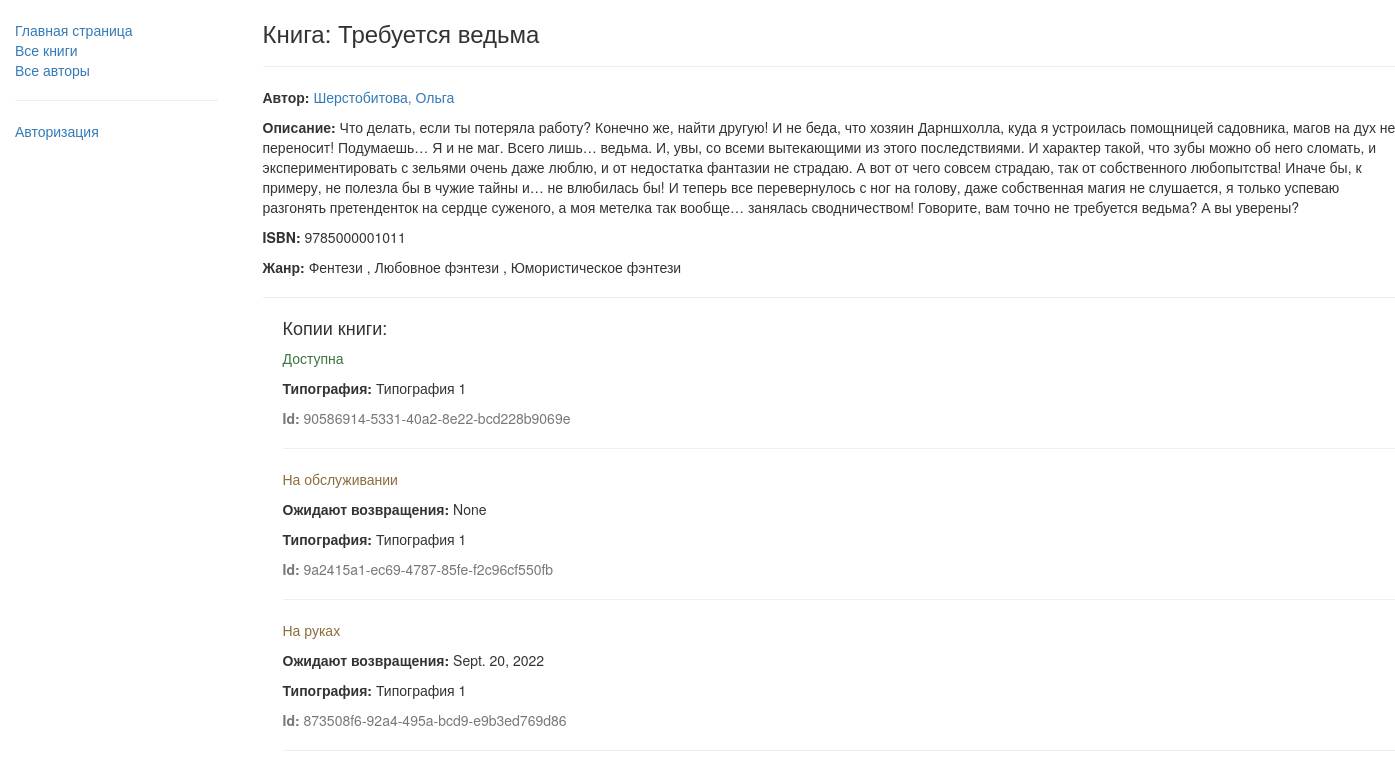
The app's page /catalog/book/1, older data.
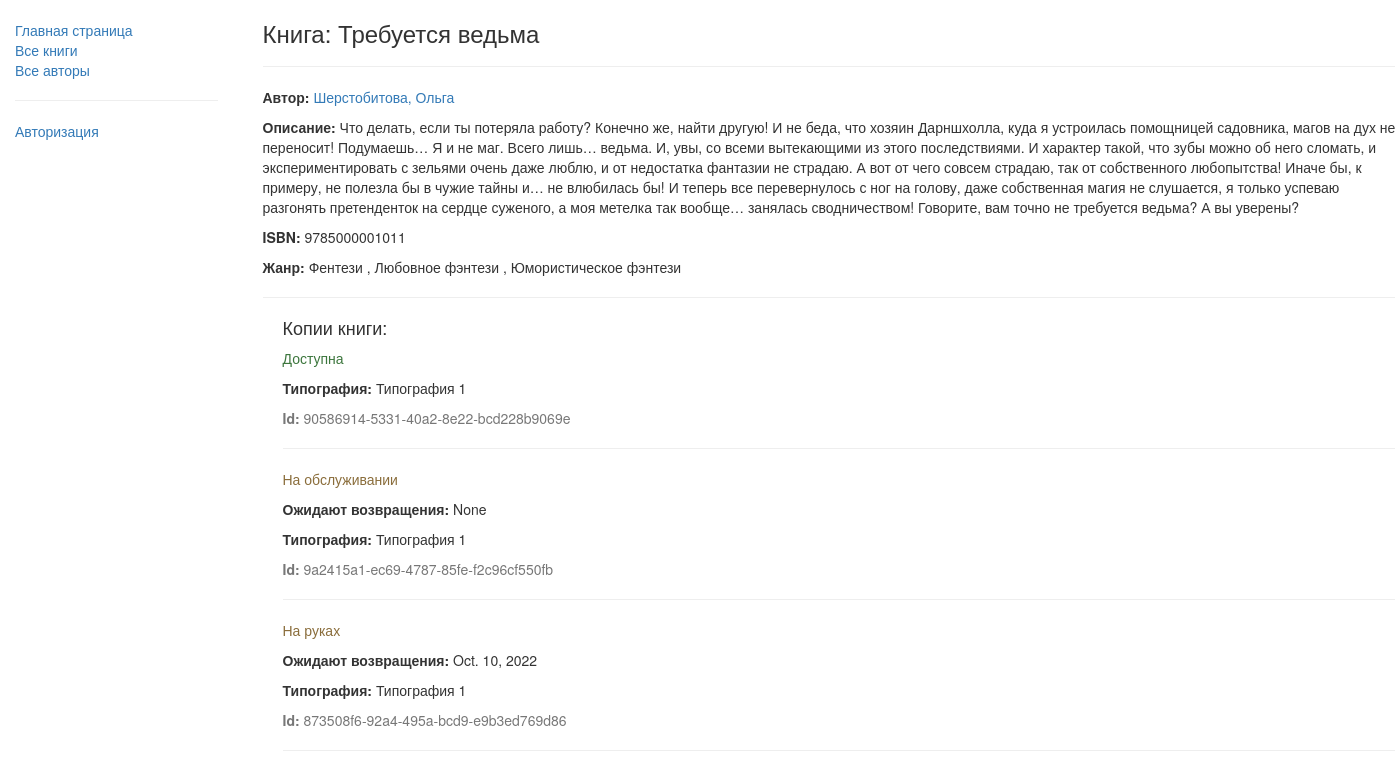
The same page, newer data.
### catalog/models.py (models this page shows, shortened)
class BookInstance(models.Model):
    id = models.UUIDField(primary_key=True,
                        default=uuid.uuid4,
                        help_text='Уникальный номер для данного экземпляра по всей библиотеке')
    book = models.ForeignKey(Book, on_delete=models.SET_NULL, null=True)
    imprint = models.CharField(max_length=200)
    due_back = models.DateField(null=True, blank=True)
    borrower = models.ForeignKey(User, on_delete=models.SET_NULL, null=True, blank=True)
    LOAN_STATUS = (
        ('m', 'На обслуживании'),
        ('o', 'На руках'),
        ('a', 'Доступна'),
        ('r', 'Зарезервирована')
    )
    status = models.CharField(max_length=1,
                            choices=LOAN_STATUS,
                            blank=True,
                            default='m',
                            help_text='Доступность книги')
    class Meta:
        ordering = ['due_back']
        permissions = [('can_mark_returned', 'Set book as returned')]

### catalog/views.py (the view)
# urls.py: re_path(r'^book/(?P<pk>\d+)$', views.BookDetailView.as_view(), name='book-detail'),
class BookDetailView(generic.DetailView):
    model = Book
    template_name = 'book.html'
    context_object_name = 'book'

### catalog/models.py (called while the page is built)
    def __str__(self) -> str:
        return self.name

    def __str__(self) -> str:
        return '{0}, {1}'.format(self.last_name, self.first_name)

### catalog/templates/book.html (shortened to what this page needs)
{% extends 'base.html' %}
{% block content %}
    <div class="container">
        <h3>Книга: {{ book.title }}</h3>
        <hr>
        <p><strong>Автор: </strong><a href="">{{ book.author }}</a></p>
        <p><strong>Описание: </strong>{{ book.summary }}</p>
        <p><strong>ISBN: </strong>{{ book.isbn }}</p>
        <p>
            <strong>Жанр: </strong>
            {% for genre in book.genre.all %}
                {{ genre }}
                {% if not forloop.last %}, {% endif %}
            {% endfor %}
        </p>
        <hr>
        <div style="margin-left:20px;margin-top:20px;">
            <h4>Копии книги:</h4>
            {% for copy in book.bookinstance_set.all %}
                <p class="{% if copy.status == 'a' %}text-success{% elif copy.status == 'd' %}text-danger{% else %}text-warning{% endif %}">
                    {{ copy.get_status_display }}
                </p>
                {% if copy.status != 'a' %}
                    <p><strong>Ожидают возвращения:</strong>
                        {{ copy.due_back }}
                    </p>
                {% endif %}
                <p><strong>Типография:</strong> {{ copy.imprint }}</p>
                <p class="text-muted"><strong>Id:</strong> {{ copy.id }}</p>
                <hr>
            {% endfor %}
        </div>
    </div>
{% endblock %}

Row changes from the older to the newer data that the page shows:
changed BookInstance "На руках": due_back "Sept. 20, 2022" → "Oct. 10, 2022"
